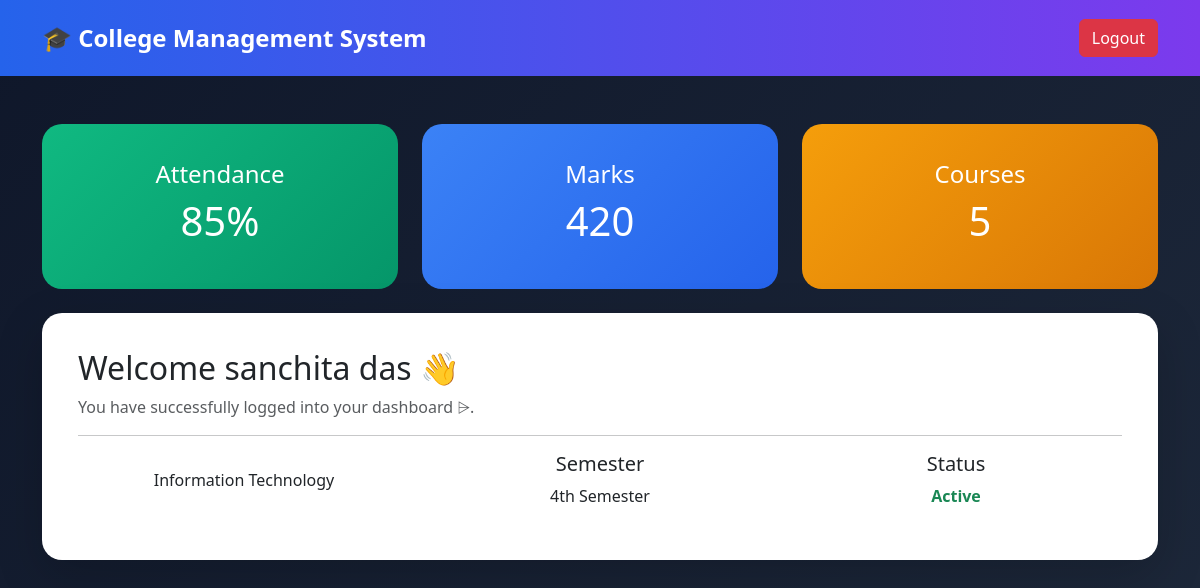
Page /student (signed in) on the committed database.
### models.py (models this page shows)
class Student(db.Model):
    id = db.Column(db.Integer, primary_key=True)
    name = db.Column(db.String(100), nullable=False)
    email = db.Column(db.String(100), unique=True, nullable=False)
    department = db.Column(db.String(100))
    password = db.Column(db.String(100), nullable=False)
    attendance = db.Column(db.Integer, default=85)
    marks = db.Column(db.Integer, default=420)
    courses = db.Column(db.Integer, default=5)
    semester = db.Column(db.String(50), default="4th Semester")

### app.py (the view)
@app.route("/student")
def student():
    if "student_id" not in session:
        return redirect("/login")
    student = Student.query.get(session["student_id"])
    return render_template(
        "student_dashboard.html",
        student_name=student.name,
        attendance=student.attendance,
        marks=student.marks,
        courses=student.courses,
        department=student.department,
        semester=student.semester
    )

### templates/student_dashboard.html (shortened to what this page needs)
<!DOCTYPE html>
<html lang="en">
<head>
    <link href="https://cdn.jsdelivr.net/npm/bootstrap@5.3.3/dist/css/bootstrap.min.css" rel="stylesheet">
    <link rel="stylesheet" href="{{ url_for('static', filename='css/dashboard.css') }}">
</head>
<body>
<nav class="navbar navbar-expand-lg navbar-dark">
    <div class="container">
        <span class="navbar-brand fw-bold">
            🎓 College Management System
        </span>
        <a href="/logout" class="btn btn-danger">
            Logout
        </a>
    </div>
</nav>
<div class="container mt-5">
    <div class="row">
        <div class="col-md-4 mb-4">
            <div class="card stat-card attendance">
                <div class="card-body">
                    <h4>Attendance</h4>
                    <h1>{{ attendance }}%</h1>
                </div>
            </div>
        </div>
        <div class="col-md-4 mb-4">
            <div class="card stat-card marks">
                <div class="card-body">
                    <h4>Marks</h4>
                    <h1>{{ marks }}</h1>
                </div>
            </div>
        </div>
        <div class="col-md-4 mb-4">
            <div class="card stat-card courses">
                <div class="card-body">
                    <h4>Courses</h4>
                    <h1>{{ courses }}</h1>
                </div>
            </div>
        </div>
    </div>
    <div class="card welcome-card shadow-lg">
        <div class="card-body">
            <h2>Welcome {{ student_name }} 👋</h2>
            <p class="text-muted">
                You have successfully logged into your dashboard ⩥.
            </p>
            <hr>
            <div class="row text-center">
                <div class="col-md-4">
                    <p>Information Technology</p>
                </div>
                <div class="col-md-4">
                    <h5>Semester</h5>
                    <p>{{ semester }}</p>
                </div>
                <div class="col-md-4">
                    <h5>Status</h5>
                    <p class="text-success fw-bold">Active</p>
                </div>
            </div>
        </div>
    </div>
</div>
</body>
</html>

### static/css/dashboard.css (style rules this page uses)
body { background: linear-gradient(135deg,#0f172a,#1e293b); min-height:100vh; font-family:'Segoe UI',sans-serif; }
.navbar { background: linear-gradient(90deg,#2563eb,#7c3aed)!important; padding:15px; }
.navbar-brand { color:white !important; font-size:24px; font-weight:bold; }
.card { border:none; border-radius:20px; overflow:hidden; transition:0.3s; }
.stat-card { color:white; text-align:center; padding:20px; }
.attendance { background:linear-gradient(135deg,#10b981,#059669); }
.marks { background:linear-gradient(135deg,#3b82f6,#2563eb); }
.courses { background:linear-gradient(135deg,#f59e0b,#d97706); }
.welcome-card { border-radius:20px; background:white; padding:20px; }

### rows in the picture
Student: marks "420", name "sanchita das", semester "4th Semester"

### other values in the picture
{{ attendance }} "85"
{{ courses }} "5"
